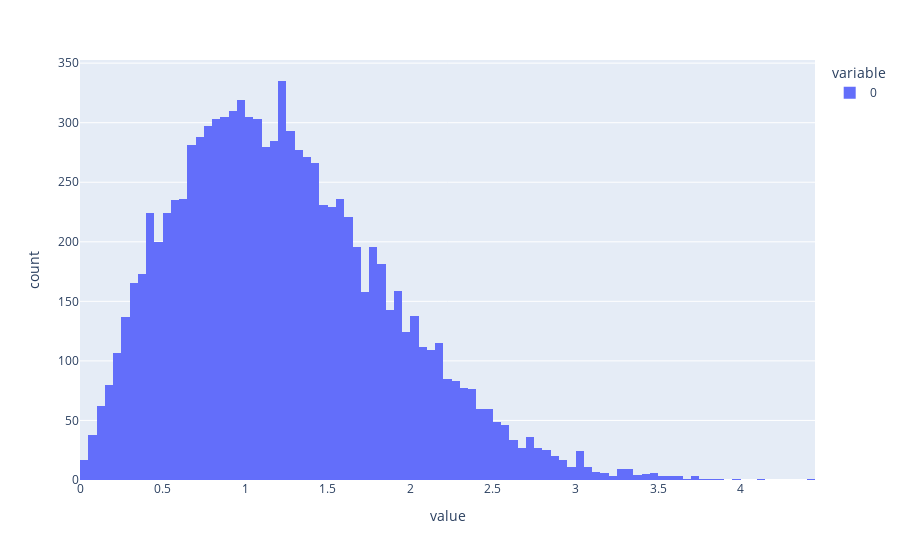

Notebook source saved alongside this figure:
### Code cell
px.histogram(distances)

### Figure 1 — Plotly figure (JSON) as saved in the notebook; plotly's stock layout.template omitted (floating-point values rounded to 4 significant figures; data arrays with more than 128 entries replaced by an {"elided": "..."} marker saying what was removed)
{"data": [{"alignmentgroup": "True", "bingroup": "x", "hovertemplate": "variable=0<br>value=%{x}<br>count=%{y}<extra></extra>", "legendgroup": "0", "marker": {"color": "#636efa", "pattern": {"shape": ""}}, "name": "0", "offsetgroup": "0", "orientation": "v", "showlegend": true, "type": "histogram", "x": {"elided": "10000 float values"}, "xaxis": "x", "yaxis": "y"}], "layout": {"barmode": "relative", "legend": {"title": {"text": "variable"}, "tracegroupgap": 0}, "margin": {"t": 60}, "xaxis": {"anchor": "y", "domain": [0, 1], "title": {"text": "value"}}, "yaxis": {"anchor": "x", "domain": [0, 1], "title": {"text": "count"}}}}
